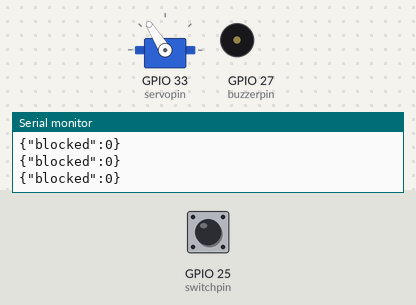
The sketch below on a simulated ESP32. Shown: servo, buzzer (waves = sounding), the last lines printed to the serial monitor. The test bench sets the inputs (shaded band); at power-on: GPIO 25 (switchpin) HIGH. Servo pulses on a pin are drawn as a servo (544–2400 µs = 0–180°).

Above: at 1.2 s.
1.3 s: GPIO 25 (switchpin) pulled LOW for 0.15 s
At 2.7 s:
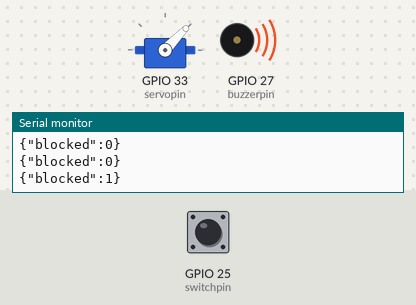
At 6.5 s:
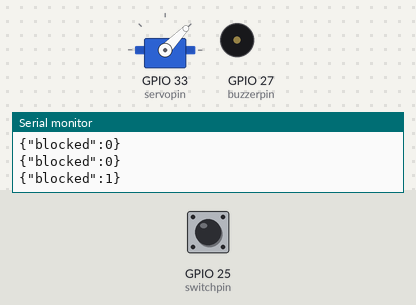
Timing chart, 0 to 10.4 s (numbered marks = the images above; inputs shaded):
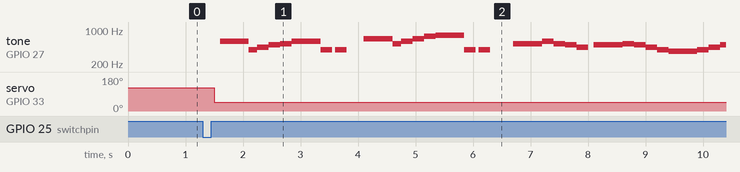

The sketch:

emergencybutton.ino
```cpp
#define OFF 0
#define ON 1
#define LEDC_CHANNEL_1 1 //サーボモーター用のチャンネルを1に設定
#define LEDC_SERVO_FREQ 50 //チャネル1の通信速度を設定
#define LEDC_RESOLUTIONBIT_SERVO 8 //256段階で制御
#define LEDC_CHANNEL_2 2 //ブザーを鳴らすためのチャンネルを2に設定
#define LEDC_BUZZER_FREQ 5000 //チャネル2の通信速度を設定
#define LEDC_RESOLUTIONBIT_BUZZER 13
//#include <Servo.h>
//#include <BluetoothSerial.h>

//Servo myservo; //Servoオブジェクトを生成

// String device_name = "ESP32-BT-Slave";//デバイスに名前を設定
// BluetoothSerial SerialBT; //BluetoothSerialオブジェクトを作成

int switchpin = 25;
int servopin = 33;
int buzzerpin = 27;
int melo = 200;
//bool block = true;
volatile int counter = 0;
volatile int lasttime = 0;

bool move_state = false;

void IRAM_ATTR button_pushed(){
  if(millis() - lasttime >1000){
    // if(move_state = false){
    //   block = !block;
    // }
    // else{
    //   block = block;
    // }
    move_state = !move_state;
    counter = counter + 1;
  }
  else{
    move_state = move_state;
  }
  lasttime = millis();

}


void setup() {
  Serial.begin(115200);


  pinMode (switchpin,INPUT); //switchpin(25)を入力に設定

  ledcSetup(LEDC_CHANNEL_1,LEDC_SERVO_FREQ,LEDC_RESOLUTIONBIT_SERVO);
  ledcAttachPin(servopin,LEDC_CHANNEL_1);
  //myservo.write(20);
  ledcSetup(LEDC_CHANNEL_2,LEDC_BUZZER_FREQ,LEDC_RESOLUTIONBIT_BUZZER);
  ledcAttachPin(buzzerpin,LEDC_CHANNEL_2);

  ledcWrite(LEDC_CHANNEL_1,13); //制御パルス1ms

  //myservo.attach(servopin); //servopin(33)にサーボモータの信号線を接続

  // SerialBT.begin(device_name);
  // Serial.printf("The device with name \"%s\" is started. \n Now you can pair it with Bluetooth!\n", device_name.c_str());

  attachInterrupt(switchpin, button_pushed, RISING);//割り込みを登録　オンになった時に関数button_pushedを実行
}


void loop() {//メインCPU(core1)で実行するプログラム


  if (move_state == HIGH) {


    // SerialBT.print("{\"button\":");
    // SerialBT.print(move_state);
    // SerialBT.println("}");

    Serial.print("{\"blocked\":");
    Serial.print(move_state);
    Serial.println("}");

    // Serial.print(move_state);
    // Serial.print(digitalRead(25));
    // Serial.print(digitalRead(33));
    // Serial.println(digitalRead(14));

    ledcWrite(LEDC_CHANNEL_1,13); //制御パルス2ms
    // myservo.write(40);
    // myservo.write(60);
    // myservo.write(80);
    // myservo.write(100);
    // myservo.write(120);//120度へ回転
    delay(100);
    //Serial.println(counter);

    // Serial.print(move_state);
    // Serial.print(digitalRead(25));
    // Serial.print(digitalRead(33));
    // Serial.println(digitalRead(14));

    ledcWriteTone(LEDC_CHANNEL_2,587);//レ
    delay(500);
    ledcWriteTone(LEDC_CHANNEL_2,392);//ソ
    delay(150);
    ledcWriteTone(LEDC_CHANNEL_2,440);//ラ
    delay(200);
    ledcWriteTone(LEDC_CHANNEL_2,494);//シ
    delay(200);
    ledcWriteTone(LEDC_CHANNEL_2,523);//ド
    delay(200);
    ledcWriteTone(LEDC_CHANNEL_2,587);//レ
    delay(500);
    ledcWriteTone(LEDC_CHANNEL_2,392);//ソ
    delay(200);
    ledcWriteTone(LEDC_CHANNEL_2,0);
    delay(50);
    ledcWriteTone(LEDC_CHANNEL_2,392);//ソ
    delay(200);
    ledcWriteTone(LEDC_CHANNEL_2,0);
    delay(300);
    ledcWriteTone(LEDC_CHANNEL_2,659);//ミ
    delay(500);
    ledcWriteTone(LEDC_CHANNEL_2,523);//ド
    delay(150);
    ledcWriteTone(LEDC_CHANNEL_2,587);//レ
    delay(200);
    ledcWriteTone(LEDC_CHANNEL_2,659);//ミ
    delay(200);
    ledcWriteTone(LEDC_CHANNEL_2,740);//ファ＃
    delay(200);
    ledcWriteTone(LEDC_CHANNEL_2,784);//ソ高い
    delay(500);
    ledcWriteTone(LEDC_CHANNEL_2,392);//ソ
    delay(200);
    ledcWriteTone(LEDC_CHANNEL_2,0);
    delay(50);
    ledcWriteTone(LEDC_CHANNEL_2,392);//ソ
    delay(200);
    ledcWriteTone(LEDC_CHANNEL_2,0);
    delay(400);
    ledcWriteTone(LEDC_CHANNEL_2,523);//ド
    delay(500);
    ledcWriteTone(LEDC_CHANNEL_2,587);//レ
    delay(200);
    ledcWriteTone(LEDC_CHANNEL_2,523);//ド
    delay(200);
    ledcWriteTone(LEDC_CHANNEL_2,494);//シ
    delay(200);
    ledcWriteTone(LEDC_CHANNEL_2,440);//ラ
    delay(200);
    ledcWriteTone(LEDC_CHANNEL_2,0);
    delay(100);
    ledcWriteTone(LEDC_CHANNEL_2,494);//シ
    delay(500);
    ledcWriteTone(LEDC_CHANNEL_2,523);//ド
    delay(200);
    ledcWriteTone(LEDC_CHANNEL_2,494);//シ
    delay(200);
    ledcWriteTone(LEDC_CHANNEL_2,440);//ラ
    delay(200);
    ledcWriteTone(LEDC_CHANNEL_2,392);//ソ
    delay(200);
    ledcWriteTone(LEDC_CHANNEL_2,370);//ファ＃
    delay(500);
    ledcWriteTone(LEDC_CHANNEL_2,392);//ソ
    delay(200);
    ledcWriteTone(LEDC_CHANNEL_2,440);//ラ
    delay(200);
    ledcWriteTone(LEDC_CHANNEL_2,494);//シ
    delay(200);
    ledcWriteTone(LEDC_CHANNEL_2,392);//ソ
    delay(200);
    ledcWriteTone(LEDC_CHANNEL_2,494);//シ
    delay(400);
    ledcWriteTone(LEDC_CHANNEL_2,440);//ラ
    delay(400);
    ledcWriteTone(LEDC_CHANNEL_2,0);
    delay(400);

    // if (move_state = 0){
    //   block = !block;
    //   Serial.print("{\"button\":");
    //   Serial.print(block);
    //   Serial.println("}");
    // }
    // else{
    //   block = block;
    // }


    // Serial.print(move_state);
    // Serial.print(digitalRead(25));
    // Serial.print(digitalRead(33));
    // Serial.println(digitalRead(14));

  }
  else{
    // SerialBT.print("{\"button\":");
    // SerialBT.print(move_state);
    // SerialBT.println("}");

    Serial.print("{\"blocked\":");
    Serial.print(move_state);
    Serial.println("}");

    // Serial.print(move_state);
    // Serial.print(digitalRead(25));
    // Serial.print(digitalRead(33));
    // Serial.println(digitalRead(14));

    //myservo.write(20);//もとに戻る
    ledcWrite(LEDC_CHANNEL_1,23); //制御パルス1ms
    // Serial.print(move_state);
    // Serial.print(digitalRead(25));
    // Serial.print(digitalRead(33));
    // Serial.println(digitalRead(14));
    //Serial.println(counter);

    ledcWriteTone(LEDC_CHANNEL_2,0);
    delay(500);


  }


}
```

Measured:
- after the input at 1.3 s, tone on GPIO 27 (buzzerpin): plays 587 Hz for 0.50 s, 392 Hz for 0.15 s, 440 Hz for 0.20 s, 494 Hz for 0.20 s, 523 Hz for 0.20 s, 587 Hz for 0.50 s … (30 notes in this stretch), starting after 0.30 s; servo on GPIO 33 (servopin): 122° → 46° after 0.20 s
